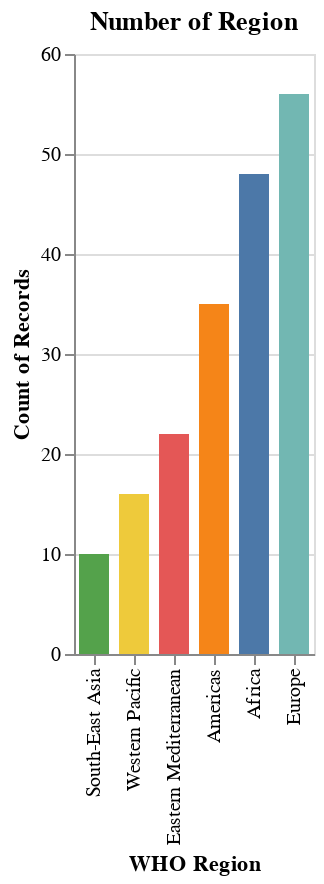

This figure's notebook cell:
### Markdown cell above
Here is a data visualization of the amount of countries per region via a bar graph.

### Code cell
Region_Chart = alt.Chart(df).mark_bar(size=15).encode(
    x = alt.X('WHO Region', sort='y'),
    y = 'count()',
    color = alt.Color('WHO Region', legend=None)
).properties(
    title='Number of Region'
)
Region_Chart

### Figure 1 — Vega-Lite specification as saved in the notebook (floating-point values rounded to 4 significant figures; data arrays with more than 128 entries replaced by an {"elided": "..."} marker saying what was removed)
{"config": {"view": {"continuousWidth": 400, "continuousHeight": 300}}, "data": {"name": "data-6d6c32c765f0fa0e0396fda49bde6642"}, "mark": {"type": "bar", "size": 15}, "encoding": {"color": {"type": "nominal", "field": "WHO Region", "legend": null}, "x": {"type": "nominal", "field": "WHO Region", "sort": "y"}, "y": {"type": "quantitative", "aggregate": "count"}}, "title": "Number of Region", "$schema": "https://vega.github.io/schema/vega-lite/v4.8.1.json", "datasets": {"data-6d6c32c765f0fa0e0396fda49bde6642": {"elided": "187 records"}}}
